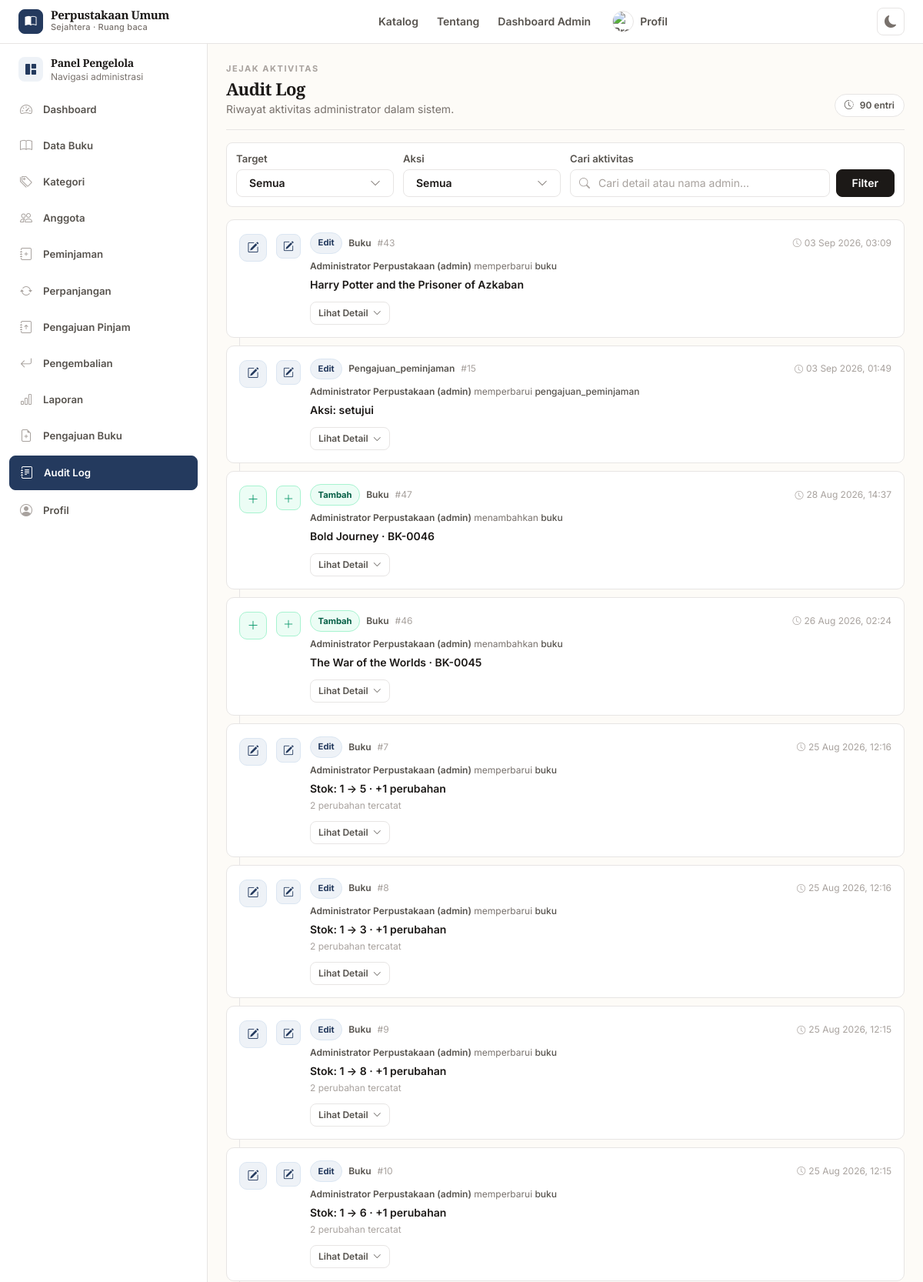
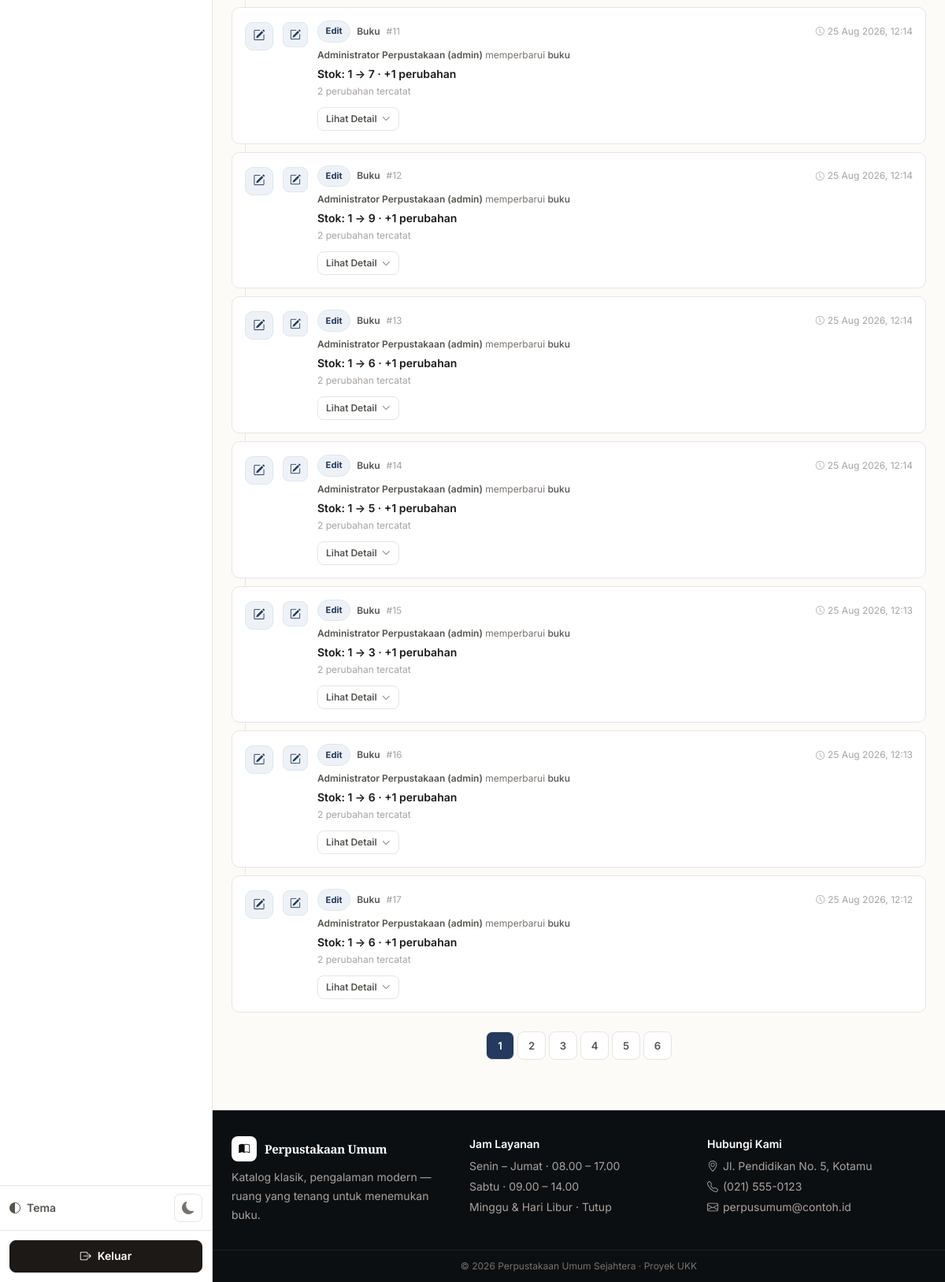
/admin/audit_log/index.php (signed in), run on the app's committed database (2 pictures, top to bottom).
### tables this page shows
CREATE TABLE `audit_log` (
  `id` int NOT NULL,
  `user_id` int DEFAULT NULL,
  `aksi` enum('tambah','edit','hapus') NOT NULL,
  `target_tabel` varchar(20) NOT NULL,
  `target_id` int NOT NULL,
  `detail` text,
  `created_at` timestamp NOT NULL DEFAULT CURRENT_TIMESTAMP
);

### includes/functions.php (called while the page is built, shortened)
<?php
function e($string) {
    return htmlspecialchars($string ?? '', ENT_QUOTES, 'UTF-8');
}
function clean($string) {
    return trim(strip_tags($string ?? ''));
}

### admin/audit_log/index.php (the view, shortened to what this page needs)
<?php
require_once __DIR__ . '/../../config/bootstrap.php';
$filter_tabel = $_GET['tabel'] ?? 'semua';
$filter_aksi = $_GET['aksi'] ?? 'semua';
$kata_kunci = clean($_GET['q'] ?? '');
$halaman = isset($_GET['halaman']) ? max(1, (int)$_GET['halaman']) : 1;
$per_halaman = 15;
$offset = ($halaman - 1) * $per_halaman;
$where = [];
$params = [];
$where_sql = $where ? ('WHERE ' . implode(' AND ', $where)) : '';
$total = 0;
$daftar = [];
$total_halaman = 1;
try {
    $stmt = $pdo->prepare("SELECT COUNT(*) FROM audit_log a LEFT JOIN admin adm ON adm.id_admin = a.user_id $where_sql");
    $stmt->execute($params);
    $total = (int)$stmt->fetchColumn();
    $total_halaman = max(1, (int)ceil($total / $per_halaman));
    $sql = "SELECT a.*, adm.nama AS admin_nama, adm.username FROM audit_log a LEFT JOIN admin adm ON adm.id_admin = a.user_id $where_sql ORDER BY a.created_at DESC, a.id DESC LIMIT :limit OFFSET :offset";
    $stmt = $pdo->prepare($sql);
    $stmt->bindValue(':limit', $per_halaman, PDO::PARAM_INT);
    $stmt->bindValue(':offset', $offset, PDO::PARAM_INT);
    $stmt->execute();
    $daftar = $stmt->fetchAll();
} catch (Throwable $e) {
    $total = 0;
    $daftar = [];
}
if (!function_exists('audit_friendly_label')) {
    function audit_friendly_label($key) {
        $map = [
            'judul' => 'Judul', 'kode' => 'Kode', 'kode_buku' => 'Kode Buku',
            'isbn' => 'ISBN', 'nama' => 'Nama', 'nama_kategori' => 'Nama Kategori',
            'keterangan' => 'Keterangan', 'penulis' => 'Penulis', 'penerbit' => 'Penerbit',
            'tahun_terbit' => 'Tahun Terbit', 'tahun' => 'Tahun', 'stok' => 'Stok',
            'tersedia' => 'Tersedia', 'id_kategori' => 'Kategori', 'kategori' => 'Kategori',
            'lokasi_rak' => 'Lokasi Rak', 'rak' => 'Rak', 'deskripsi' => 'Deskripsi',
            'cover' => 'Cover', 'status' => 'Status', 'alasan' => 'Alasan',
        ];
        $k = strtolower(trim((string)$key));
        return $map[$k] ?? ucwords(str_replace(['_', '-'], ' ', $k));
    }
}
if (!function_exists('audit_format_value')) {
    function audit_format_value($v) {
        if ($v === null || $v === '') return '—';
        $s = (string)$v;
        return $s;
    }
}
if (!function_exists('audit_parse_detail')) {
    function audit_parse_detail($raw) {
        $str = trim((string)$raw);
        $decoded = json_decode($str, true);
        if (json_last_error() === JSON_ERROR_NONE && is_array($decoded)) {
            $items = [];
            $isChange = false;
            foreach ($decoded as $k => $v) {
                if (is_array($v) && array_key_exists('dari', $v) && array_key_exists('ke', $v)) {
                    $isChange = true;
                    $items[] = [
                        'key' => $k,
                        'label' => audit_friendly_label($k),
                        'dari' => audit_format_value($v['dari']),
                        'ke' => audit_format_value($v['ke']),
                        'type' => 'change'
                    ];
                } elseif (is_array($v) && count($v)===2 && isset($v['dari'])===false) {
                    $items[] = ['key'=>$k,'label'=>audit_friendly_label($k),'value'=>audit_format_value($v),'type'=>'value'];
                } else {
                    $items[] = ['key'=>$k,'label'=>audit_friendly_label($k),'value'=>audit_format_value($v),'type'=>'value'];
                }
            }
            return ['type'=> $isChange ? 'change' : 'value', 'items'=>$items, 'raw'=>$str];
        }
        return ['type'=>'text','items'=>[['label'=>'Detail','value'=>audit_format_value($str),'type'=>'value']],'raw'=>$str];
    }
}
if (!function_exists('audit_summary_line')) {
    function audit_summary_line($row, $parsed) {
        $aksi = $row['aksi'] ?? '';
        $target = $row['target_tabel'] ?? '';
        $detailRaw = $row['detail'] ?? '';
        if (!empty($parsed['items'])) {
            $items = $parsed['items'];
            $byKey = [];
            foreach ($items as $it) $byKey[$it['key']] = $it;
            if (isset($byKey['judul']) && $byKey['judul']['type']==='value') {
                $judul = $byKey['judul']['value'];
                $kode = $byKey['kode']['value'] ?? $byKey['kode_buku']['value'] ?? null;
                if ($judul && $kode && $kode!=='—') return $judul . ' · ' . $kode;
                if ($judul) return $judul;
            }
            if ($parsed['type']==='change' && !empty($items)) {
                $first = $items[0];
                $base = $first['label'] . ': ' . $first['dari'] . ' → ' . $first['ke'];
                if (count($items) > 1) $base .= ' · +' . (count($items)-1) . ' perubahan';
                return $base;
            }
            foreach ($items as $it) {
                if ($it['type']==='value' && !empty($it['value']) && $it['value']!=='—') {
                    return $it['label'] . ': ' . $it['value'];
                }
            }
        }
        $raw = trim((string)$detailRaw);
        $clean = trim($raw, "{} \t\n\r\"'");
        return $clean ?: 'Aktivitas dicatat';
    }
}
if (!function_exists('audit_waktu_format')) {
    function audit_waktu_format($ts) {
        $t = strtotime($ts);
        return date('d M Y, H:i', $t);
    }
}
require_once __DIR__ . '/../../includes/header.php';
require_once __DIR__ . '/../../includes/admin_menu.php';
?>
<div class="flex flex-col sm:flex-row sm:items-end justify-between gap-3 mb-4 pb-4" style="border-bottom:1px solid var(--border)">
  <div class="min-w-0">
    <p class="text-[11px] font-bold tracking-[.14em] uppercase" style="color:var(--text-faint-2)">Jejak aktivitas</p>
    <h1 class="font-display text-[22px] font-bold tracking-tight mt-1" style="color:var(--text)">Audit Log</h1>
    <p class="text-sm mt-1" style="color:var(--text-faint)">Riwayat aktivitas administrator dalam sistem.</p>
  </div>
  <span class="inline-flex items-center gap-2 rounded-full border px-3 py-1.5 text-xs font-semibold shrink-0" style="background:var(--surface); border-color:var(--border); color:var(--text-muted)"><i class="bi bi-clock-history"></i> <?= $total ?> entri</span>
</div>
<form method="get" class="bg-white rounded-lg border p-3 mb-4" style="border-color:var(--border)">
  <div class="grid grid-cols-1 sm:grid-cols-4 gap-3">
    <div>
      <label class="block text-xs font-bold mb-1.5" style="color:var(--text-muted)">Target</label>
    </div>
    <div>
      <label class="block text-xs font-bold mb-1.5" style="color:var(--text-muted)">Aksi</label>
    </div>
    <div class="sm:col-span-2">
      <label class="block text-xs font-bold mb-1.5" style="color:var(--text-muted)">Cari aktivitas</label>
      <div class="flex gap-2">
        <div class="relative flex-1">
          <i class="bi bi-search absolute left-3 top-1/2 -translate-y-1/2 text-sm" style="color:var(--text-faint-2)"></i>
          <input type="text" name="q" value="<?= e($kata_kunci) ?>" placeholder="Cari detail atau nama admin..." class="w-full h-10 border rounded-lg pl-9 pr-3 text-sm focus:outline-none focus:ring-2 focus:ring-brand-500" style="border-color:var(--border); background:var(--surface)">
        </div>
        <button class="h-10 bg-slate-900 hover:bg-slate-800 text-white px-5 rounded-lg text-sm font-semibold shrink-0">Filter</button>
      </div>
    </div>
  </div>
</form>
<?php if (empty($daftar) && $total===0): ?>
  <div class="text-center py-14 bg-white rounded-lg border" style="border-color:var(--border)">
    <div class="w-11 h-11 mx-auto rounded-lg flex items-center justify-center text-lg mb-3" style="background:var(--surface-2); color:var(--text-faint); border:1px solid var(--border)"><i class="bi bi-journal-text"></i></div>
    <h3 class="font-display font-semibold text-sm" style="color:var(--text)">Belum ada log</h3>
    <p class="text-sm mt-1 px-6 max-w-md mx-auto" style="color:var(--text-faint)">Lakukan tambah, edit, atau hapus pada buku atau kategori. Aktivitas akan tercatat otomatis.</p>
    <?php try { $pdo->query("SELECT 1 FROM audit_log LIMIT 1"); } catch (Throwable $e) { echo '<p class="text-xs mt-3 px-4 py-2 rounded-lg inline-block" style="background:#fffbeb; border:1px solid #fde68a; color:#92400e">Tabel <code>audit_log</code> belum ada — jalankan migrasi database.</p>'; } ?>
  </div>
<?php else: ?>
  <div class="audit-wrap space-y-2.5">
    <?php foreach ($daftar as $idx => $row):
      $aksi = $row['aksi'] ?? '';
      $target = $row['target_tabel'] ?? '';
      $parsed = audit_parse_detail($row['detail'] ?? '');
      $summary = audit_summary_line($row, $parsed);
      $waktu = audit_waktu_format($row['created_at'] ?? '');
      $adminNama = trim($row['admin_nama'] ?? '') ?: '—';
      $username = $row['username'] ?? '';
      $adminDisplay = $adminNama;
      if ($username) $adminDisplay .= ' (' . $username . ')';
      $targetLabel = $target==='pengajuan_buku' ? 'Pengajuan' : ucfirst($target);
      $aksiLabel = ucfirst($aksi);
      $verb = $aksi==='tambah' ? 'menambahkan' : ($aksi==='edit' ? 'memperbarui' : 'menghapus');
      $iconClass = $aksi==='tambah' ? 'audit-icon-tambah' : ($aksi==='edit' ? 'audit-icon-edit' : 'audit-icon-hapus');
      $badgeClass = $aksi==='tambah' ? 'audit-badge-tambah' : ($aksi==='edit' ? 'audit-badge-edit' : 'audit-badge-hapus');
      $icon = $aksi==='tambah' ? 'bi-plus-lg' : ($aksi==='edit' ? 'bi-pencil-square' : 'bi-trash3');
      $hasDetail = !empty($parsed['items']);
      $targetId = (int)$row['target_id'];
    ?>
      <article class="audit-card p-3 sm:p-4 relative" style="<?= $idx===0 && count($daftar)>1 ? '' : '' ?>">
        <div class="flex gap-3">
          <span class="audit-icon <?= $iconClass ?> mt-0.5 hidden sm:flex"><i class="bi <?= $icon ?>"></i></span>
          <span class="audit-icon <?= $iconClass ?> mt-0.5 flex sm:hidden" style="width:32px;height:32px;border-radius:8px;font-size:14px"><i class="bi <?= $icon ?>"></i></span>
          <div class="flex-1 min-w-0">
            <div class="flex flex-wrap items-center gap-2">
              <span class="audit-badge <?= $badgeClass ?>"><?= e($aksiLabel) ?></span>
              <span class="text-xs font-semibold" style="color:var(--text-muted)"><?= e($targetLabel) ?></span>
              <span class="text-xs" style="color:var(--text-faint-2)">#<?= $targetId ?></span>
              <span class="hidden sm:inline-flex items-center gap-1 text-xs ml-auto whitespace-nowrap" style="color:var(--text-faint-2)"><i class="bi bi-clock text-[11px]"></i> <?= e($waktu) ?></span>
            </div>
            <p class="text-xs mt-2" style="color:var(--text-faint)">
              <span class="font-semibold" style="color:var(--text-muted)"><?= e($adminDisplay) ?></span>
              <span><?= e($verb) ?></span>
              <span class="font-medium" style="color:var(--text-muted)"><?= e(strtolower($targetLabel)) ?></span>
            </p>
            <p class="text-sm font-semibold mt-1.5 leading-5" style="color:var(--text)">
              <?= e($summary) ?>
            </p>
            <?php if ($parsed['type']==='change' && count($parsed['items'])>1): ?>
              <p class="text-xs mt-1" style="color:var(--text-faint-2)"><?= count($parsed['items']) ?> perubahan tercatat</p>
            <?php endif; ?>
            <div class="mt-3 flex items-center gap-2">
              <?php if ($hasDetail): ?>
                <button type="button" data-audit-toggle aria-expanded="false" class="inline-flex items-center gap-1.5 text-xs font-semibold px-2.5 py-1.5 rounded-lg border bg-white hover:bg-slate-50" style="border-color:var(--border); color:var(--text-muted)">
                  <span class="toggle-label">Lihat Detail</span>
                  <i class="bi bi-chevron-down text-[11px] transition-transform"></i>
                </button>
              <?php else: ?>
                <span class="text-xs" style="color:var(--text-faint-2)">Tidak ada detail tambahan</span>
              <?php endif; ?>
            </div>
          </div>
        </div>
      </article>
    <?php endforeach; ?>
  </div>
  <?php if ($total_halaman > 1): ?>
    <div class="flex justify-center items-center gap-1 mt-6 flex-wrap">
      <?php
        $pages = [];
        if ($total_halaman <= 7) {
          for ($i=1;$i<=$total_halaman;$i++) $pages[]=$i;
        }
        foreach ($pages as $p):
          if ($p === '...'): ?>
            <span class="shrink-0 w-9 h-9 flex items-center justify-center text-xs" style="color:var(--text-faint)">…</span>
          <?php else: ?>
            <a href="?tabel=<?= e($filter_tabel) ?>&aksi=<?= e($filter_aksi) ?>&q=<?= urlencode($kata_kunci) ?>&halaman=<?= $p ?>"
               class="shrink-0 w-9 h-9 flex items-center justify-center rounded-lg text-sm font-semibold transition <?= $p===$halaman ? 'bg-brand-600 text-white' : 'bg-white border hover:bg-slate-50' ?>" style="<?= $p===$halaman ? '' : 'border-color:var(--border); color:var(--text-muted)' ?>"><?= $p ?></a>
          <?php endif;
        endforeach;
      ?>
    </div>
  <?php endif; ?>
<?php endif; ?>
<?php require_once __DIR__ . '/../../includes/footer.php'; ?>

### data on the page
audit_log: aksi "Edit", target_tabel "Buku", target "43", created_at "03 Sep 2026, 03:09", user.username "Administrator Perpustakaan (admin)", aksi "memperbarui", target_tabel "buku", detail "Harry Potter and the Prisoner of Azkaban"
audit_log: aksi "Edit", target_tabel "Pengajuan_peminjaman", target "15", created_at "03 Sep 2026, 01:49", user.username "Administrator Perpustakaan (admin)", aksi "memperbarui", target_tabel "pengajuan_peminjaman", detail "Aksi: setujui"
audit_log: aksi "Tambah", target_tabel "Buku", target "47", created_at "28 Aug 2026, 14:37", user.username "Administrator Perpustakaan (admin)", aksi "menambahkan", target_tabel "buku", detail "Bold Journey · BK-0046"
audit_log: aksi "Tambah", target_tabel "Buku", target "46", created_at "26 Aug 2026, 02:24", user.username "Administrator Perpustakaan (admin)", aksi "menambahkan", target_tabel "buku", detail "The War of the Worlds · BK-0045"
audit_log: aksi "Edit", target_tabel "Buku", target "7", created_at "25 Aug 2026, 12:16", user.username "Administrator Perpustakaan (admin)", aksi "memperbarui", target_tabel "buku", detail "Stok: 1 → 5 · +1 perubahan"
audit_log: aksi "Edit", target_tabel "Buku", target "8", created_at "25 Aug 2026, 12:16", user.username "Administrator Perpustakaan (admin)", aksi "memperbarui", target_tabel "buku", detail "Stok: 1 → 3 · +1 perubahan"
audit_log: aksi "Edit", target_tabel "Buku", target "9", created_at "25 Aug 2026, 12:15", user.username "Administrator Perpustakaan (admin)", aksi "memperbarui", target_tabel "buku", detail "Stok: 1 → 8 · +1 perubahan"
audit_log: aksi "Edit", target_tabel "Buku", target "10", created_at "25 Aug 2026, 12:15", user.username "Administrator Perpustakaan (admin)", aksi "memperbarui", target_tabel "buku", detail "Stok: 1 → 6 · +1 perubahan"
audit_log: aksi "Edit", target_tabel "Buku", target "11", created_at "25 Aug 2026, 12:14", user.username "Administrator Perpustakaan (admin)", aksi "memperbarui", target_tabel "buku", detail "Stok: 1 → 7 · +1 perubahan"
audit_log: aksi "Edit", target_tabel "Buku", target "12", created_at "25 Aug 2026, 12:14", user.username "Administrator Perpustakaan (admin)", aksi "memperbarui", target_tabel "buku", detail "Stok: 1 → 9 · +1 perubahan"
audit_log: aksi "Edit", target_tabel "Buku", target "13", created_at "25 Aug 2026, 12:14", user.username "Administrator Perpustakaan (admin)", aksi "memperbarui", target_tabel "buku", detail "Stok: 1 → 6 · +1 perubahan"
audit_log: aksi "Edit", target_tabel "Buku", target "14", created_at "25 Aug 2026, 12:14", user.username "Administrator Perpustakaan (admin)", aksi "memperbarui", target_tabel "buku", detail "Stok: 1 → 5 · +1 perubahan"
audit_log: aksi "Edit", target_tabel "Buku", target "15", created_at "25 Aug 2026, 12:13", user.username "Administrator Perpustakaan (admin)", aksi "memperbarui", target_tabel "buku", detail "Stok: 1 → 3 · +1 perubahan"
audit_log: aksi "Edit", target_tabel "Buku", target "16", created_at "25 Aug 2026, 12:13", user.username "Administrator Perpustakaan (admin)", aksi "memperbarui", target_tabel "buku", detail "Stok: 1 → 6 · +1 perubahan"
audit_log: aksi "Edit", target_tabel "Buku", target "17", created_at "25 Aug 2026, 12:12", user.username "Administrator Perpustakaan (admin)", aksi "memperbarui", target_tabel "buku", detail "Stok: 1 → 6 · +1 perubahan"

### other printed values
$item['label'] "Dashboard"
$item['label'] "Data Buku"
$item['label'] "Kategori"
$item['label'] "Anggota"
$item['label'] "Peminjaman"
$item['label'] "Perpanjangan"
$item['label'] "Pengajuan Pinjam"
$item['label'] "Pengembalian"
$item['label'] "Laporan"
$item['label'] "Pengajuan Buku"
$item['label'] "Audit Log"
$item['label'] "Profil"
$total "90"
$p "1"
$p "2"
